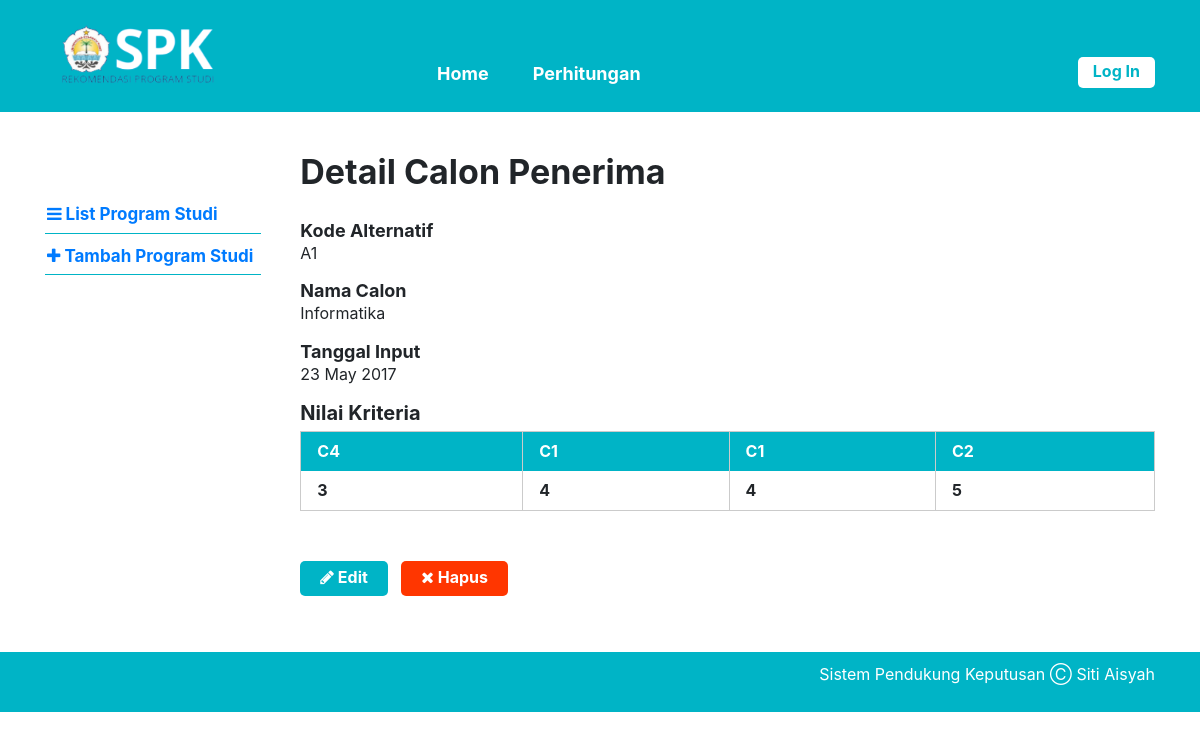
/single-alternatif.php?id=1, run on the app's committed database.
### tables this page shows
CREATE TABLE `alternatif` (
  `id_alternatif` int(10) NOT NULL,
  `kode_alternatif` varchar(6) NOT NULL,
  `nama_alternatif` varchar(25) NOT NULL,
  `tanggal_input` date NOT NULL
);

### single-alternatif.php (the view, shortened to what this page needs)
<?php require_once('includes/init.php'); ?>
<?php
$ada_error = false;
$result = '';
$id_alternatif = (isset($_GET['id'])) ? trim($_GET['id']) : '';
if(!$id_alternatif) {
	$ada_error = 'Maaf, data tidak dapat diproses.';
} else {
	$query = $pdo->prepare('SELECT * FROM alternatif WHERE id_alternatif = :id_alternatif');
	$query->execute(array('id_alternatif' => $id_alternatif));
	$result = $query->fetch();
}
?>
<?php
$judul_page = 'Detail Calon Penerima';
require_once('template-parts/header.php');
?>
	<div class="main-content-row">
	<div class="container clearfix">
		<?php include_once('template-parts/sidebar-alternatif.php'); ?>
		<div class="main-content the-content">
			<h1><?php echo $judul_page; ?></h1>
			<?php if($ada_error): ?>
				<?php echo '<p>'.$ada_error.'</p>'; ?>
			<?php elseif(!empty($result)): ?>
				<h4>Kode Alternatif</h4>
				<p><?php echo $result['kode_alternatif']; ?></p>
				<h4>Nama Calon</h4>
				<p><?php echo nl2br($result['nama_alternatif']); ?></p>
				<h4>Tanggal Input</h4>
				<p><?php
					$tgl = strtotime($result['tanggal_input']);
					echo date('j F Y', $tgl);
				?></p>
				<?php
				$query2 = $pdo->prepare('SELECT nilai_alternatif.nilai AS nilai, kriteria.kode AS kode FROM kriteria
				LEFT JOIN nilai_alternatif ON nilai_alternatif.id_kriteria = kriteria.id_kriteria
				AND nilai_alternatif.id_alternatif = :id_alternatif ORDER BY kriteria.urutan_order ASC');
				$query2->execute(array(
					'id_alternatif' => $id_alternatif
				));
				$query2->setFetchMode(PDO::FETCH_ASSOC);
				$kriterias = $query2->fetchAll();
				if(!empty($kriterias)):
				?>
					<h3>Nilai Kriteria</h3>
					<table class="pure-table">
						<thead>
							<tr>
								<?php foreach($kriterias as $kriteria ): ?>
									<th><?php echo $kriteria['kode']; ?></th>
								<?php endforeach; ?>
							</tr>
						</thead>
						<tbody>
							<tr>
								<?php foreach($kriterias as $kriteria ): ?>
									<th><?php echo ($kriteria['nilai']) ? $kriteria['nilai'] : 0; ?></th>
								<?php endforeach; ?>
							</tr>
						</tbody>
					</table>
				<?php
				endif;
				?>
				<p><a href="edit-kambing.php?id=<?php echo $id_kambing; ?>" class="button"><span class="fa fa-pencil"></span> Edit</a> &nbsp; <a href="hapus-kambing.php?id=<?php echo $id_kambing; ?>" class="button button-red yaqin-hapus"><span class="fa fa-times"></span> Hapus</a></p>
			<?php endif; ?>
		</div>
	</div>
	</div>
<?php
require_once('template-parts/footer.php');

### stylesheets/style.css (style rules this page uses)
html,body,div,span,applet,object,iframe,h1,h2,h3,h4,h5,h6,p,blockquote,pre,a,abbr,acronym,address,big,cite,code,del,dfn,em,img,ins,kbd,q,s,samp,small,strike,strong,sub,sup,tt,var,b,u,i,center,dl,dt,dd,ol,ul,li,fieldset,form,label,legend,table,caption,tbody,tfoot,thead,tr,th,td,article,aside,canvas,details,embed,figure,figcaption,footer,header,hgroup,menu,nav,output,ruby,section,summary,time,mark,audio,video { margin:0;padding:0;border:0;font-size:100%;vertical-align:baseline }
body { line-height:1 }
table { border-collapse:collapse;border-spacing:0 }
*,*:before,*:after { -moz-box-sizing:border-box;-webkit-box-sizing:border-box;box-sizing:border-box }
.clearfix:before,.clearfix:after { content:" ";display:table }
.clear,.clearfix:after { clear:both }
a { color:#00b4c6;text-decoration:none }
.container { max-width:1100px;margin:0 auto;position:relative;padding:0 30px }
body { background:#00b4c6;font-family:"PT Sans",sans-serif;color:#727272;font-size:14px;line-height:1.3;font-weight:500 }
h1,h2,h3,h4,h5,h6 { font-weight:300 }
.pure-table { border-collapse:collapse;border-spacing:0;empty-cells:show;border:1px solid #cbcbcb;width:100% }
.pure-table td,.pure-table th { border-left:1px solid #cbcbcb;border-width:0 0 0 1px;font-size:inherit;margin:0;overflow:visible;padding:0.5em 1em }
.pure-table td:first-child,.pure-table th:first-child { border-left-width:0 }
.pure-table thead { background-color:#00b4c6;color:#fff;text-align:left;vertical-align:bottom }
.pure-table thead th { color:#fff }
.the-content { font-size:16px;line-height:1.42857 }
.the-content a { color:#519133 }
.the-content h1,.the-content h2,.the-content h3,.the-content h4,.the-content h5,.the-content h6 { font-weight:700 }
.the-content h1 { font-size:34px;margin:0.8em 0 0.8em;padding:0;line-height:1.2 }
.the-content h3 { font-size:20px;margin:0.8em 0 0.3em }
.the-content h4 { font-size:18px;margin:0.8em 0 0 }
.the-content blockquote,.the-content table,.the-content p,.the-content ul,.the-content ol,.the-content dd,.the-content pre,.the-content iframe,.the-content .flxmap-container,.the-content hr { margin-bottom:1em }
.the-content table { margin-bottom:50px }
.the-content>h1:first-child,.the-content>h3:first-child,.the-content>h2:first-child { margin-top:0 }
.fa { display:inline-block;font:normal normal normal 14px/1 FontAwesome;font-size:inherit;text-rendering:auto;-webkit-font-smoothing:antialiased;-moz-osx-font-smoothing:grayscale }
.fa-remove:before,.fa-close:before,.fa-times:before { content:"\f00d" }
.fa-pencil:before { content:"\f040" }
button,a { -webkit-transition:all .2s ease;-moz-transition:all .2s ease;-o-transition:all .2s ease;transition:all 0.2s ease }
.the-content .button,.button { background:#00b4c6;color:#fff;display:inline-block;font-size:16px;font-weight:700;line-height:1.2;border:0;font-family:inherit;padding:7px 20px 9px;cursor:pointer;border-radius:5px }
.the-content .button-red,.button-red { background:#ff3600 }
.main-content { float:right;width:77%;padding:40px 0 }

### data on the page
alternatif: kode_alternatif "A1", nama_alternatif "Informatika", tanggal_input "23 May 2017"

### other printed values
$judul_page "Detail Calon Penerima"
$kriteria['kode'] "C4"
$kriteria['kode'] "C1"
$kriteria['kode'] "C2"
$kriteria['nilai'] "3"
$kriteria['nilai'] "4"
$kriteria['nilai'] "5"
